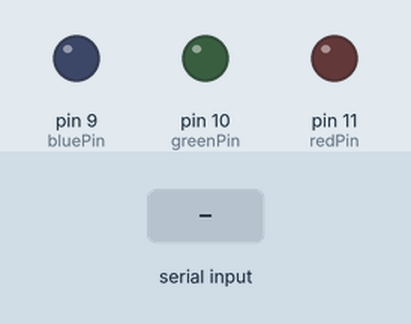
Recording of a sketch running on a simulated Arduino Uno, built with avr-gcc and run on an emulated ATmega328P. Parts: output pins drawn as LEDs (lit = HIGH). Inputs (shaded band) come from the test bench.

Above: at 1.2 s.
1.3 s: "R" received over Serial
At 1.6 s:
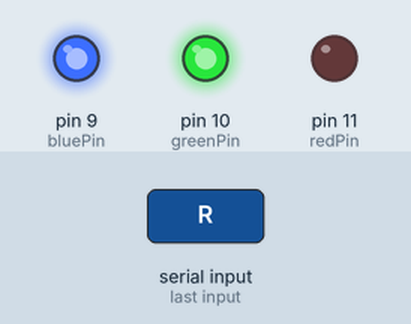
2.8 s: "G" received over Serial
At 3.9 s:
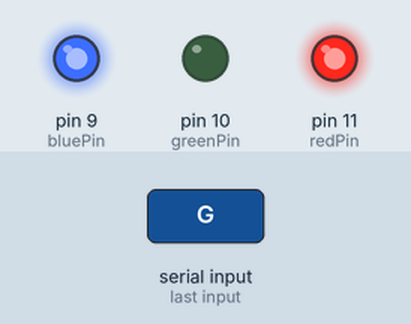
4.3 s: "B" received over Serial
At 5.1 s:
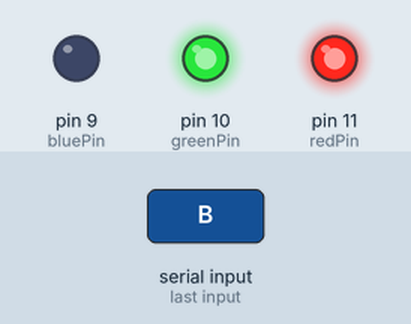
Timing chart, 0 to 7.3 s (numbered marks = the images above; inputs shaded):
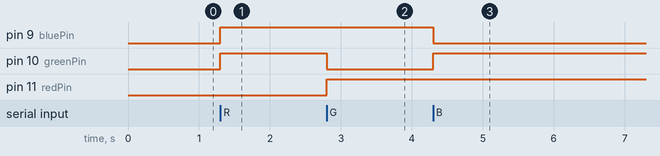

Measured:
- after the input at 1.3 s, pin 9 (bluePin), pin 10 (greenPin): LOW → HIGH at once
- after the input at 2.8 s, pin 10 (greenPin): HIGH → LOW at once; pin 11 (redPin): LOW → HIGH at once
- after the input at 4.3 s, pin 9 (bluePin): HIGH → LOW at once; pin 10 (greenPin): LOW → HIGH at once

The sketch:

pwmled.ino
```cpp
int redPin = 11;
int greenPin = 10;
int bluePin = 9;
char serialData;
int pwm_R=0,pwm_G=0,pwm_B=0;
void setup()
{
  Serial.begin(9600);
  pinMode(redPin, OUTPUT);
  pinMode(greenPin, OUTPUT);
  pinMode(bluePin, OUTPUT);
}

void loop()
{
  while(Serial.available())
  {
    serialData =  Serial.read();
    if (serialData=='R') {
      setColor(255,0,0);
    }
    else if(serialData=='G') {
      setColor(0,255,0);
    }
    else if(serialData=='B'){
      setColor(0,0,255);
    }
    else{
    }
  }
}

void setColor(int red, int green, int blue)
{
  analogWrite(redPin, 255-red);
  analogWrite(greenPin, 255-green);
  analogWrite(bluePin, 255-blue);
}
```
